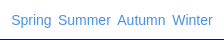
     <widget class="QWidget" name="navBar" native="true">
      <property name="maximumSize">
       <size>
        <width>16777215</width>
        <height>40</height>
       </size>
      </property>
      <property name="styleSheet">
       <string notr="true">background-color: white;
border-bottom: 1px solid #ddd;
border-bottom-color: rgb(0, 0, 255);
</string>
      </property>
      <layout class="QHBoxLayout" name="horizontalLayout_2">
       <item>
        <layout class="QHBoxLayout" name="horizontalLayout">
         <item>
          <widget class="QPushButton" name="Spring">
           <property name="cursor">
            <cursorShape>OpenHandCursor</cursorShape>
           </property>
           <property name="styleSheet">
            <string notr="true">QPushButton {
    background: transparent; /* Nền trong suốt để lộ màu trắng của NavBar */
    border: none; /* Không có khung viền */
    font-size: 14px;
    font-family: &quot;Georgia&quot;;
    color: #4A90E2; /* Chuyển sang màu xanh dương để hợp với tông #CFE4FF */
}

QPushButton:hover {
    color: #0D3B66; /* Màu xanh đậm hơn khi di chuột qua để tạo điểm nhấn */
    text-decoration: underline; /* Hiện gạch chân khi hover giống như một liên kết */
}

QPushButton:pressed {
    color: #CFE4FF; /* Màu xanh nhạt xuất hiện khi nhấn vào */
}</string>
           </property>
           <property name="text">
            <string>Spring</string>
           </property>
          </widget>
         </item>
         <item>
          <widget class="QPushButton" name="Summer">
           <property name="cursor">
            <cursorShape>OpenHandCursor</cursorShape>
           </property>
           <property name="styleSheet">
            <string notr="true">QPushButton {
    background: transparent; /* Nền trong suốt để lộ màu trắng của NavBar */
    border: none; /* Không có khung viền */
    font-size: 14px;
    font-family: &quot;Georgia&quot;;
    color: #4A90E2; /* Chuyển sang màu xanh dương để hợp với tông #CFE4FF */
}

QPushButton:hover {
    color: #0D3B66; /* Màu xanh đậm hơn khi di chuột qua để tạo điểm nhấn */
    text-decoration: underline; /* Hiện gạch chân khi hover giống như một liên kết */
}

QPushButton:pressed {
    color: #CFE4FF; /* Màu xanh nhạt xuất hiện khi nhấn vào */
}</string>
           </property>
           <property name="text">
            <string>Summer</string>
           </property>
          </widget>
         </item>
         <item>
          <widget class="QPushButton" name="Autumn">
           <property name="cursor">
            <cursorShape>OpenHandCursor</cursorShape>
           </property>
           <property name="styleSheet">
            <string notr="true">QPushButton {
    background: transparent; /* Nền trong suốt để lộ màu trắng của NavBar */
    border: none; /* Không có khung viền */
    font-size: 14px;
    font-family: &quot;Georgia&quot;;
    color: #4A90E2; /* Chuyển sang màu xanh dương để hợp với tông #CFE4FF */
}

QPushButton:hover {
    color: #0D3B66; /* Màu xanh đậm hơn khi di chuột qua để tạo điểm nhấn */
    text-decoration: underline; /* Hiện gạch chân khi hover giống như một liên kết */
}

QPushButton:pressed {
    color: #CFE4FF; /* Màu xanh nhạt xuất hiện khi nhấn vào */
}</string>
           </property>
           <property name="text">
            <string>Autumn</string>
           </property>
          </widget>
         </item>
         <item>
          <widget class="QPushButton" name="Winter">
           <property name="styleSheet">
            <string notr="true">QPushButton {
    background: transparent; /* Nền trong suốt để lộ màu trắng của NavBar */
    border: none; /* Không có khung viền */
    font-size: 14px;
    font-family: &quot;Georgia&quot;;
    color: #4A90E2; /* Chuyển sang màu xanh dương để hợp với tông #CFE4FF */
}

QPushButton:hover {
    color: #0D3B66; /* Màu xanh đậm hơn khi di chuột qua để tạo điểm nhấn */
    text-decoration: underline; /* Hiện gạch chân khi hover giống như một liên kết */
}

QPushButton:pressed {
    color: #CFE4FF; /* Màu xanh nhạt xuất hiện khi nhấn vào */
}</string>
           </property>
           <property name="text">
            <string>Winter</string>
           </property>
          </widget>
         </item>
        </layout>
       </item>
      </layout>
     </widget>
